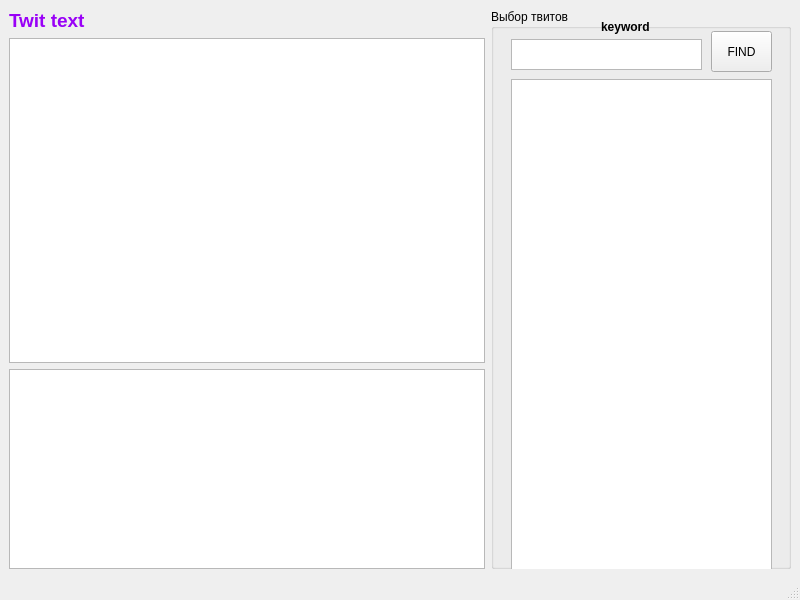
<?xml version="1.0" encoding="UTF-8"?>
<ui version="4.0">
 <class>TweeBot</class>
 <widget class="QMainWindow" name="TweeBot">
  <property name="geometry">
   <rect>
    <x>0</x>
    <y>0</y>
    <width>800</width>
    <height>600</height>
   </rect>
  </property>
  <property name="windowTitle">
   <string>MainWindow</string>
  </property>
  <widget class="QWidget" name="centralwidget">
   <layout class="QGridLayout" name="gridLayout">
    <item row="0" column="0">
     <widget class="QLabel" name="label_2">
      <property name="text">
       <string>&lt;html&gt;&lt;head/&gt;&lt;body&gt;&lt;p&gt;&lt;span style=&quot; font-size:14pt; font-weight:600; color:#9900f7;&quot;&gt;Twit text&lt;/span&gt;&lt;/p&gt;&lt;/body&gt;&lt;/html&gt;</string>
      </property>
     </widget>
    </item>
    <item row="0" column="1" rowspan="3">
     <widget class="QGroupBox" name="groupBox">
      <property name="minimumSize">
       <size>
        <width>300</width>
        <height>0</height>
       </size>
      </property>
      <property name="maximumSize">
       <size>
        <width>1000</width>
        <height>16777215</height>
       </size>
      </property>
      <property name="title">
       <string>Выбор твитов</string>
      </property>
      <widget class="QLabel" name="label">
       <property name="geometry">
        <rect>
         <x>110</x>
         <y>10</y>
         <width>91</width>
         <height>16</height>
        </rect>
       </property>
       <property name="text">
        <string>&lt;html&gt;&lt;head/&gt;&lt;body&gt;&lt;p&gt;&lt;span style=&quot; font-weight:600;&quot;&gt;keyword&lt;/span&gt;&lt;/p&gt;&lt;/body&gt;&lt;/html&gt;</string>
       </property>
      </widget>
      <widget class="QPlainTextEdit" name="plainTextEdit_2">
       <property name="geometry">
        <rect>
         <x>20</x>
         <y>30</y>
         <width>191</width>
         <height>31</height>
        </rect>
       </property>
      </widget>
      <widget class="QPushButton" name="pushButton">
       <property name="geometry">
        <rect>
         <x>220</x>
         <y>22</y>
         <width>61</width>
         <height>41</height>
        </rect>
       </property>
       <property name="text">
        <string>FIND</string>
       </property>
      </widget>
      <widget class="QTreeView" name="treeView">
       <property name="geometry">
        <rect>
         <x>20</x>
         <y>70</y>
         <width>261</width>
         <height>531</height>
        </rect>
       </property>
      </widget>
     </widget>
    </item>
    <item row="1" column="0">
     <widget class="QTextEdit" name="textEdit_2"/>
    </item>
    <item row="2" column="0">
     <widget class="QPlainTextEdit" name="plainTextEdit">
      <property name="minimumSize">
       <size>
        <width>0</width>
        <height>33</height>
       </size>
      </property>
      <property name="maximumSize">
       <size>
        <width>16777215</width>
        <height>200</height>
       </size>
      </property>
     </widget>
    </item>
   </layout>
  </widget>
  <widget class="QMenuBar" name="menubar">
   <property name="geometry">
    <rect>
     <x>0</x>
     <y>0</y>
     <width>800</width>
     <height>21</height>
    </rect>
   </property>
  </widget>
  <widget class="QStatusBar" name="statusbar"/>
 </widget>
 <resources/>
 <connections/>
</ui>
